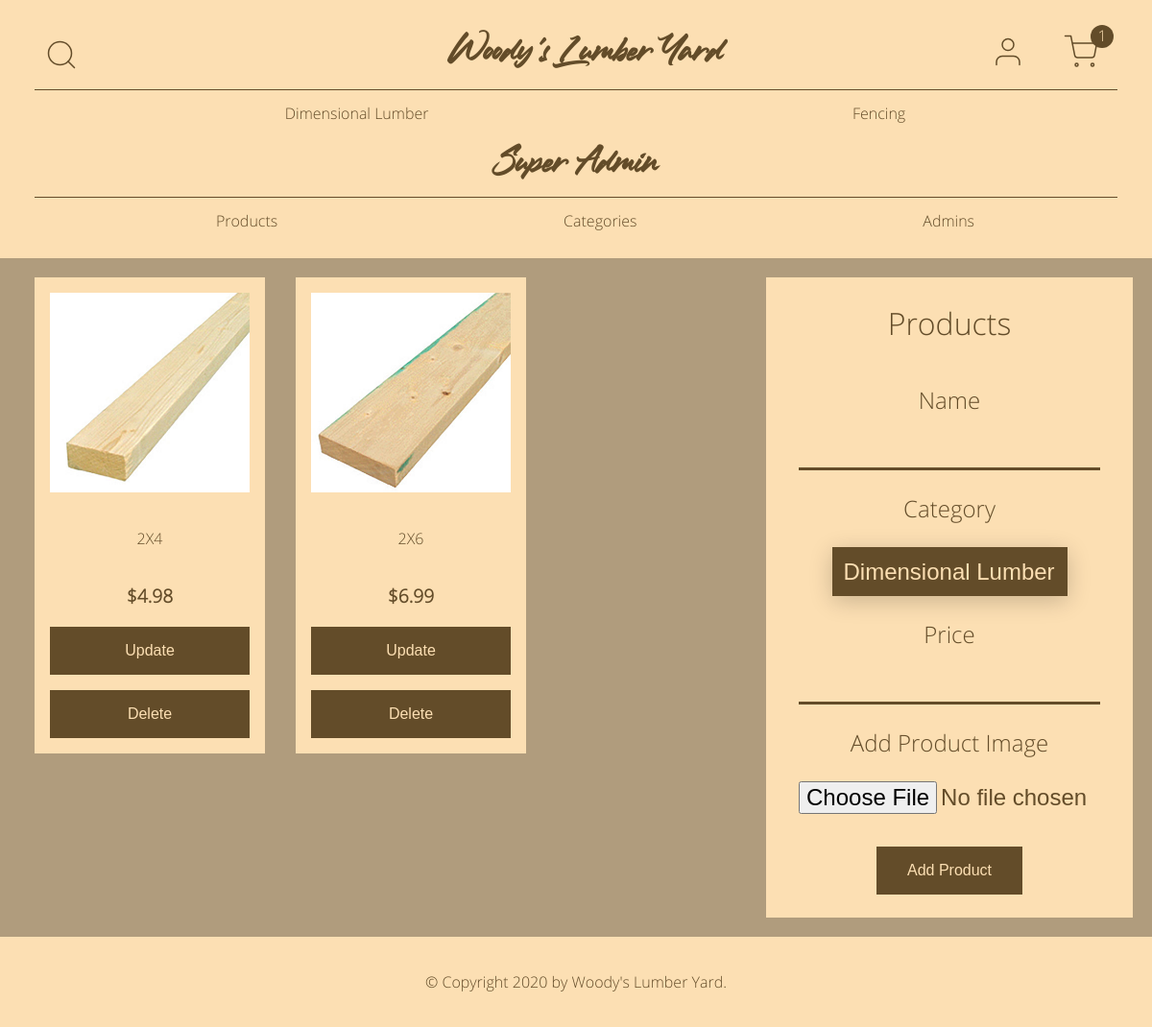
Page /admin/products (signed in) on the earlier database version.
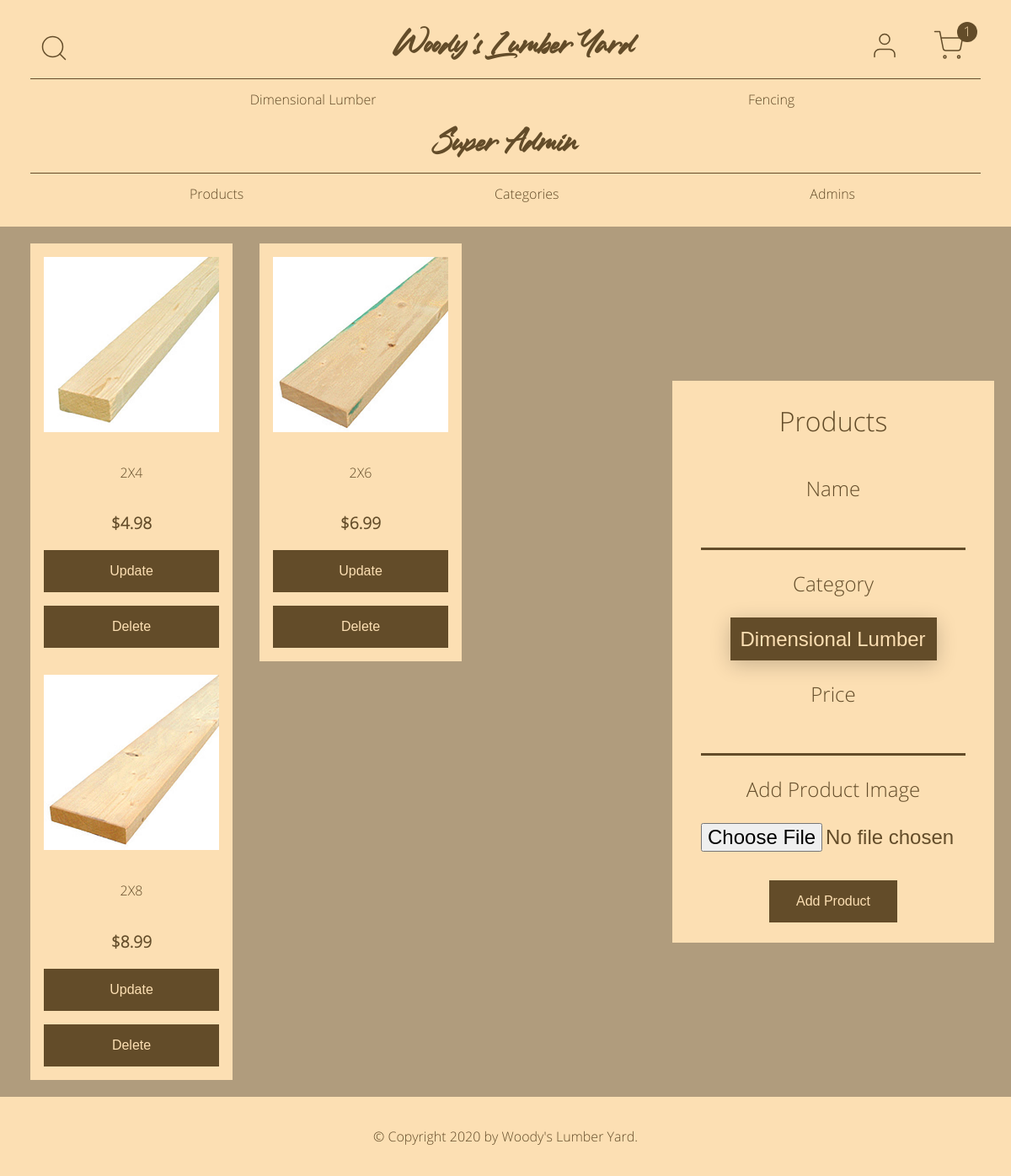
Same page on the later database version.
### online_store/models.py (models this page shows, shortened)
class Category(db.Model):
    id = db.Column(db.Integer, primary_key=True)
    name = db.Column(db.String(20), nullable=False)
    link = db.Column(db.String(20), nullable=True)
    products = db.relationship("Product", backref="category", lazy=True)
    date_created = db.Column(db.DateTime, default=datetime.utcnow)
    created_by_id = db.Column(db.Integer, db.ForeignKey("user.id"))
    def __str__(self):
        return self.name

class Product(db.Model):
    id = db.Column(db.Integer, primary_key=True)
    name = db.Column(db.String(100), nullable=False)
    category_id = db.Column(db.Integer, db.ForeignKey("category.id"))
    price = db.Column(db.Float, nullable=False)
    image = db.Column(db.String(40), nullable=False)
    date_created = db.Column(db.DateTime, default=datetime.utcnow)
    created_by_id = db.Column(db.Integer, db.ForeignKey("user.id"))

### online_store/admin/routes.py (the view, shortened to what this page needs)
@admin.route("/admin/products", methods=["GET", "POST"])
@login_required
@admin_required
def show_products():
    categories = Category.query.all()
    products = Product.query.order_by(Product.date_created).all()
    form = AddProductForm()
    context = {
        "title": "Products",
        "form": form,
        "categories": categories,
        "products": products,
    }
    return render_template("admin/products.html", **context)

### online_store/admin/forms.py
class AddProductForm(FlaskForm):
    name = StringField(
        "Name", validators=[DataRequired(), Length(min=2, max=100)]
    )
    category = QuerySelectField(
        "Category",
        query_factory=lambda: Category.query,
        allow_blank=False,
        validators=[DataRequired()],
    )
    price = DecimalField("Price", validators=[DataRequired()])
    image = FileField(
        "Add Product Image", validators=[FileAllowed(["jpg", "png"])]
    )
    submit = SubmitField("Add Product")

### online_store/admin/utils.py (called while the page is built)
def admin_required(func):
    @wraps(func)
    def wrapper(*args, **kwargs):
        if current_user.is_admin:
            return func(*args, **kwargs)
        else:
            return login_manager.unauthorized()
    return wrapper

### online_store/models.py (called while the page is built)
@login_manager.user_loader
def load_user(user_id):
    return User.query.get(int(user_id))

### online_store/templates/admin/products.html (shortened to what this page needs)
{% extends "admin/base.html" %}
{% block head %}
{{ super() }}
{% endblock %}
{% block content %}
<div class="products">
  <div class="product-grid">
    {% for product in products %}
    <div class="product-item">
      <p>
        <a href="/products/{{ product.id }}">
          <img src="{{ url_for('static', filename='product-images/' + product.image) }}" alt="{{ product.name }}">
        </a>
      </p>
      <p>
        <a href="/products/{{ product.id }}">{{ product.name }}</a>
      </p>
      <p class="price">${{ product.price }}</p>
      <form class="product-form" action="{{ url_for('admin.update_product', product_id=product.id) }}" method="POST">
        <input type="submit" value="Update">
      </form>
      <button type="button" onclick="deleteProduct({{ product.id }})">Delete</button>
    </div>
    {% endfor %}
  </div>
  <form class="full-form" method="POST" enctype="multipart/form-data">
    <fieldset>
      <legend>{{ title }}</legend>
      {{ form.name.label }}
      {% if form.name.errors %}
        {{ form.name(class="is-invalid") }}
        <div class="invalid-feedback">
          {% for error in form.name.errors %}
            {{ error }}
          {% endfor %}
        </div>
      {% else %}
        {{ form.name }}
      {% endif %}
      {{ form.category.label }}
      {% if form.category.errors %}
        {{ form.category(class="is-invalid") }}
        <div class="invalid-feedback">
          {% for error in form.category.errors %}
            {{ error }}
          {% endfor %}
        </div>
      {% else %}
        {{ form.category }}
      {% endif %}
      {{ form.price.label }}
      {% if form.price.errors %}
        {{ form.price(class="is-invalid") }}
        <div class="invalid-feedback">
          {% for error in form.price.errors %}
            {{ error }}
          {% endfor %}
        </div>
      {% else %}
        {{ form.price }}
      {% endif %}
      {{ form.image.label(class_="filelabel") }}
      {{ form.image(class_="inputfile") }}
    </fieldset>
    <div>
      {{ form.submit }}
    </div>
  </form>
</div>
{% endblock %}

### online_store/templates/admin/base.html (shortened to what this page needs)
{% extends "base.html" %}
{% block nav %}
<h1>
  {% if current_user.is_superadmin %}
  Super Admin
  {% else %}
  Admin
  {% endif %}
</h1>
<nav>
  <ul>
    <li><a href="{{ url_for('admin.show_products') }}">Products</a></li>
    <li><a href="{{ url_for('admin.show_categories') }}">Categories</a></li>
    {% if current_user.is_superadmin %}
    <li><a href="{{ url_for('admin.show_admins') }}">Admins</a></li>
    {% endif %}
  </ul>
</nav>
{% endblock %}

### online_store/templates/base.html (shortened to what this page needs)
<!DOCTYPE html>
<html lang="en">
<head>
  {% block head %}
  <link rel="stylesheet" type="text/css" href="{{ url_for('static', filename='css/main.css') }}">
  {% endblock %}
</head>
<body>
  <header>
    <div class="top-row">
      <div class="search">
        <img class="search-btn" src="/static/assets/search.svg" alt="Search Button">
      </div>
      {% if current_user.is_superadmin or current_user.is_admin %}
      <h1><a href="{{ url_for('admin.home') }}">Woody's Lumber Yard</a></h1>
      {% else %}
      <h1><a href="{{ url_for('main.home') }}">Woody's Lumber Yard</a></h1>
      {% endif %}
      <div class="user-icons">
        <a href="{{ url_for('users.account') }}">
          <img src="{{ url_for('static', filename='assets/user.svg') }}" alt="My Account">
        </a>
        <a href="{{ url_for('main.cart') }}">
          <img class="cart" src="{{ url_for('static', filename='assets/shopping-cart.svg') }}" alt="Shopping Cart">
          <div class="circle">1</div>
        </a>
      </div>
    </div>
    {% if categories %}
    <nav>
      <ul>
        {% for category in categories %}
        <li><a href="/category/{{ category.link }}">{{ category.name }}</a></li>
        {% endfor %}
      </ul>
    </nav>
    {% endif %}
    {% block nav %}{% endblock %}
  </header>
  <main>
    {% block content %}{% endblock %}
  </main>
  <footer>
    <p>&copy; Copyright 2020 by <a href="/">Woody's Lumber Yard</a>.</p>
  </footer>
</body>
</html>

Differences in the rows shown:
added Product: image (picture), name "2X8", price "8.99"
